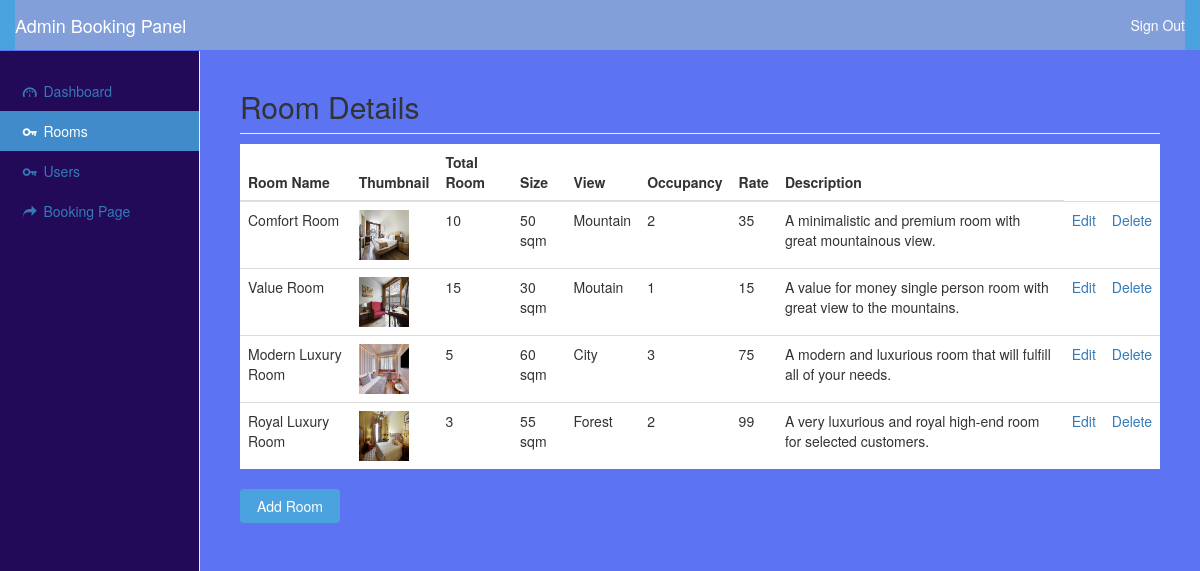
The page /admin/room.php (signed in) on the database its author committed.
### tables this page shows
CREATE TABLE `room` (
  `room_id` int(255) NOT NULL,
  `total_room` int(255) NOT NULL,
  `occupancy` int(255) DEFAULT NULL,
  `size` varchar(30) DEFAULT NULL,
  `view` varchar(30) DEFAULT NULL,
  `room_name` varchar(50) NOT NULL,
  `descriptions` text DEFAULT NULL,
  `rate` double NOT NULL,
  `imgpath` varchar(100) NOT NULL
);

### admin/room.php (the view, shortened to what this page needs)
<!DOCTYPE html>
<html lang="en"><head><meta http-equiv="Content-Type" content="text/html; charset=UTF-8">
    <link href="css/bootstrap.min.css" rel="stylesheet">
    <link href="css/dashboard.css" rel="stylesheet">
	<link href="http://ajax.googleapis.com/ajax/libs/jqueryui/1.8/themes/base/jquery-ui.css" rel="stylesheet" type="text/css"/>
	<link href="css/datepicker.css" rel="stylesheet" type="text/css"/>
  <link rel="stylesheet" href="css/fontello.css">
    <link rel="stylesheet" href="css/animation.css">
 </head>
  <body style="background-color: #5C73F2;">
    <nav class="navbar navbar-inverse navbar-fixed-top" role="navigation">
      <div class="container-fluid" style="background-color: #4aa3df;">
        <div class="navbar-header">
          <a class="navbar-brand" href="#" style="color: #ffffff;">Admin Booking Panel</a>
        </div>
        <div id="navbar" class="navbar-collapse collapse" style="background-color: #829FD9">
          <ul class="nav navbar-nav navbar-right">
            <li><a href="signout.php" style="color: #ffffff;">Sign Out</a></li>
          </ul>
        </div>
      </div>
    </nav>
    <div class="container-fluid">
      <div class="row">
        <div class="col-sm-3 col-md-2 sidebar" style="background-color: #230A59">
          <ul class="nav nav-sidebar">
            <li ><a href="dashboard.php"><i class="icon-gauge"></i> Dashboard <span class="sr-only">(current)</span></a></li>
			<li class="active"><a href="room.php"><i class="icon-key"></i> Rooms</a></li>
			<li><a href="user.php"><i class="icon-key"></i> Users</a></li>
			<li><a href="../home.php"><i class="icon-share"></i> Booking Page</a></li>
          </ul>
        </div>
        <div class="col-sm-9 col-sm-offset-3 col-md-10 col-md-offset-2 main" id="roomdetail">
          <h2 class="sub-header">Room Details</h2>
          <div class="table-responsive">
            <table class="table" style="background-color: white;">
              <thead>
                <tr>
                  <th>Room Name</th>
                  <th>Thumbnail</th>
                  <th>Total Room</th>
				  <th>Size</th>
                  <th>View</th>
			      <th>Occupancy</th>
                  <th>Rate</th>
                  <th>Description</th>
                </tr>
              </thead>
              <tbody id="roominfo"  >
					<?php
						include './auth.php';
						$result = mysqli_query($dbhandle, "select * from room");
						if(mysqli_num_rows($result) > 0){
							while ($row = mysqli_fetch_array($result) ){
								print "<tr style=\"\">		 <td>".$row['room_name']."</td>\n";
								print "                  <td><img src=\"../".$row['imgpath']."\" style=\"height:50px;width:50px;\"\"></td>\n";
								print "                  <td>".$row['total_room']."</td>\n";
								print "                  <td>".$row['size']." </td>\n";
								print "                  <td>".$row['view']."</td>\n";
								print "                  <td>".$row['occupancy']."</td>\n";
								print "                  <td>".$row['rate']."</td>\n";
								print "                  <td>".$row['descriptions']."</td>\n";
								print "                  <td><a href=\"editroom.php?room_id=".$row['room_id']."\" \">Edit</a></td><td><a class=\"delete\" href=\"deleteroom.php?room_id=".$row['room_id']."\">Delete</a></td></tr>";
							}
						}
					?>
              </tbody>
            </table>
          </div>
		  <button type="button" class="btn" id="addroom" style="width: 100px; background-color: #4aa3df; color: white;" type="button">Add Room</button>
        </div>
      </div>
    </div>
</body></html>

### admin/css/dashboard.css (style rules this page uses)
body { padding-top: 50px; }
.sub-header { padding-bottom: 10px; border-bottom: 1px solid #eee; }
.navbar-fixed-top { border: 0; }
.sidebar { display: none; }
@media (min-width: 768px) { .sidebar { position: fixed; top: 51px; bottom: 0; left: 0; z-index: 1000; display: block; padding: 20px; overflow-x: hidden; overflow-y: auto; background-color: #f5f5f5; border-right: 1px solid #eee; } }
.nav-sidebar { margin-right: -21px; margin-bottom: 20px; margin-left: -20px; }
.nav-sidebar > li > a { padding-right: 20px; padding-left: 20px; }
.nav-sidebar > .active > a, .nav-sidebar > .active > a:hover, .nav-sidebar > .active > a:focus { color: #fff; background-color: #428bca; }
.main { padding: 20px; }
@media (min-width: 768px) { .main { padding-right: 40px; padding-left: 40px; } }

### rows shown on the page
room: room_name "Comfort Room", imgpath (picture), total_room "10", size "50 sqm", view "Mountain", occupancy "2", rate "35", descriptions "A minimalistic and premium room with great mountainous view."
room: room_name "Value Room", imgpath (picture), total_room "15", size "30 sqm", view "Moutain", occupancy "1", rate "15", descriptions "A value for money single person room with great view to the mountains."
room: room_name "Modern Luxury Room", imgpath (picture), total_room "5", size "60 sqm", view "City", occupancy "3", rate "75", descriptions "A modern and luxurious room that will fulfill all of your needs."
room: room_name "Royal Luxury Room", imgpath (picture), total_room "3", size "55 sqm", view "Forest", occupancy "2", rate "99", descriptions "A very luxurious and royal high-end room for selected customers."
